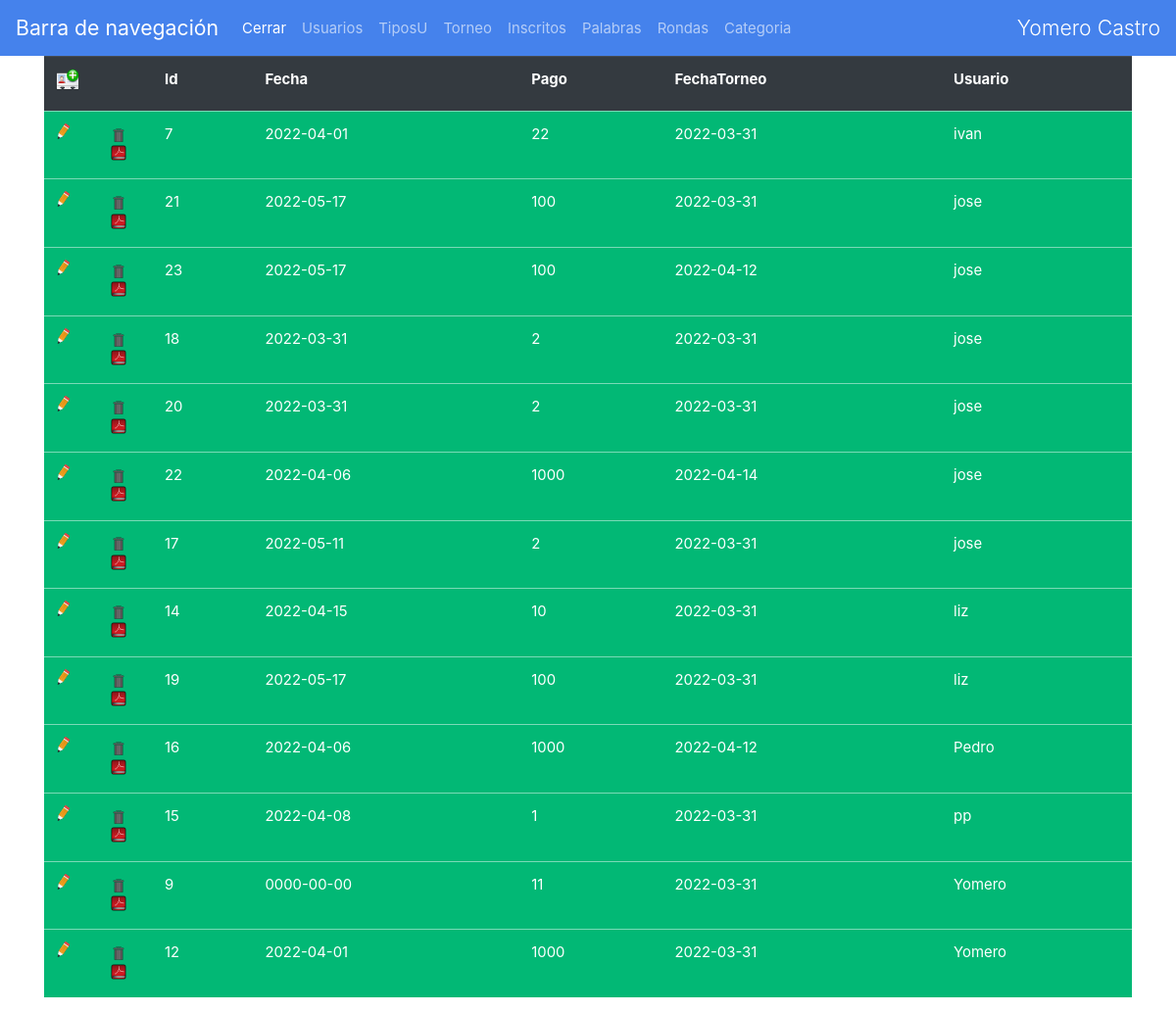
/admin/Inscritos.php (signed in), run on the app's committed database.
### tables this page shows
CREATE TABLE `inscritos` (
  `Id` int(11) NOT NULL,
  `Fecha` date NOT NULL,
  `Pago` int(11) NOT NULL,
  `IdUsuario` int(11) NOT NULL,
  `IdTorneo` int(11) NOT NULL,
  `Factura` int(11) NOT NULL
);

CREATE TABLE `torneo` (
  `Id` int(11) NOT NULL,
  `FechaLimite` date NOT NULL,
  `Fecha` date NOT NULL,
  `Costo` float NOT NULL,
  `TiemRonda` int(11) NOT NULL,
  `Premio` float NOT NULL,
  `HoraInicio` time NOT NULL,
  `NumeRondasMaximas` int(11) NOT NULL,
  `PuntosMeta` int(11) NOT NULL
);

CREATE TABLE `usuario` (
  `Id` int(11) NOT NULL,
  `Email` char(80) NOT NULL,
  `Nombre` char(30) NOT NULL,
  `Apellido` char(30) NOT NULL,
  `Genero` char(1) NOT NULL,
  `Foto` char(4) NOT NULL,
  `Clave` char(44) NOT NULL,
  `FechaUltiAcceso` datetime NOT NULL,
  `IdTipo` int(11) NOT NULL
);

### class/classBD.php (the view, shortened to what this page needs)
<?
class baseDatos
{
    var $conexion;
    var $bloque;
    var $numeRegistros;
    function conecta()
    {
        $this->conexion=mysqli_connect("localhost","userBasta","12345","basta");
    }
    function consulta($query)
    {
        $this->bloque= mysqli_query($this->conexion,$query);
        if (strpos(strtoupper($query),"SELECT")!==false) {
            $this->numeRegistros=mysqli_num_rows($this->bloque);
        }
        else {
           $this->numeRegistros=0;
        }
        return $this->bloque;
    }
    function despTabla($query,$control,$pColor="")
    {
        $this->consulta($query);
        $html='<div class="container" ><table class="table table-hover '.$pColor.'">';
        $html.='<tr class="table-dark"> ';
        $html.= '<td colspan="2">
   <form method= "post" action="'.$control.'" >
   <input type="hidden" name="tipo" value="new"/>
   <input type="image" src="../imagenes/add.png"/ >
</form>
   </td>';
        for ($i=0; $i < mysqli_num_fields($this->bloque); $i++) {
            $campo=mysqli_fetch_field_direct($this->bloque,$i);
            $html.='<th>'.$campo->name.'</th>';
        }
            $html.='</tr >';
        for ($i=0; $i < $this->numeRegistros;  $i++) {
           $registro=mysqli_fetch_array($this->bloque);
           $html.='<tr class="">';
           $html.= '<td width="5%">
           <form method= "post" action="'.$control.'">
           <input type="hidden" name="Id" value="'.$registro['Id'].'">
           <input type="hidden" name="tipo" value="edit">
           <input type="image" src="../imagenes/editar.png">
           </form>
           </td>';
           $html.= '<td width="5%">
           <form method= "post" id="formDelete'.$registro['Id'].'" action="'.$control.'">
           <input type="hidden" name="Id" value="'.$registro['Id'].'">
           <input type="hidden" name="tipo" value="delete">
           <img  src="../imagenes/delete.png" alt="" onclick="confirma('.$registro['Id'].',\''.$registro['Id'].'\')" />
           </form>
           ';
           if ($control=='Inscritos.php') {
            $html.= '
            <form method= "post" action="facturar.php" target="_blank" >
            <input type="hidden" name="Id" value="'.$registro['Id'].'">
            <input type="image" src="../imagenes/pdf.png" )">
            </form>
            ';
           }
           for ($c=0; $c < count($registro)/2; $c++) {
            $html.='<td>'.$registro[$c].'</td>';
           }
           $html.='</tr>';
        }
        return $html.'</table> </div>';
    }
}
?>

### admin/cabecera.php (shortened to what this page needs)
<!DOCTYPE html>
<html lang="en">
<head>
    <link rel="stylesheet" href="../css/bootstrap.css?v=1.0">
    <link rel="stylesheet" href="../css/jquery-confirm.css">
</head>
<body>
<nav class="navbar navbar-expand-lg navbar-dark bg-primary">
        <a class="navbar-brand" href="../index.php">Barra de navegación</a>
        <div class="collapse navbar-collapse" id="navbarColor01">
        <ul class="navbar-nav mr-auto">
        <li class="nav-item active">
          <a class="nav-link" href="../index.php">Cerrar </a>
        </li>
        <li class="nav-item">
          <a class="nav-link" href="./usuario.php">Usuarios</a>
        </li>
        <li class="nav-item">
          <a class="nav-link" href="./tipoUsuario.php">TiposU</a>
        </li>
        <li class="nav-item">
          <a class="nav-link" href="./Torneo.php">Torneo</a>
        </li>
        <li class="nav-item">
          <a class="nav-link" href="./Inscritos.php">Inscritos</a>
        </li>
        <li class="nav-item">
          <a class="nav-link" href="./Palabras.php">Palabras</a>
        </li>
        <li class="nav-item">
          <a class="nav-link" href="./Rondas.php">Rondas</a>
        </li>
        <li class="nav-item">
          <a class="nav-link" href="./Categoria.php">Categoria</a>
        </li>
      </ul>
        <span class=" text-white lead"><?php echo $_SESSION['nombre']; ?></span>
        </div>
      </nav>

### admin/Inscritos.php (shortened to what this page needs)
<?php
include "./cabecera.php";
include "../class/classBD.php";
class Usuario extends baseDatos{
    function accion($tipo)
    {
        switch ($tipo) {
            case 'listar':
                   echo $this->despTabla("Select i.Id, i.Fecha, Pago, t.Fecha as FechaTorneo, u.Nombre as Usuario  from inscritos i join Usuario u on i.IdUsuario=u.Id join Torneo t on t.Id=i.IdTorneo order by Nombre ","Inscritos.php","table-success");
                break;
        }
    }
}
$oUser = new Usuario();
if (isset($_POST['tipo'])) {
   $oUser->accion($_POST['tipo']);
}
else {
    $oUser->accion('listar');
}
include "./footer.php";
?>

### admin/footer.php
</body>
</html>

### data on the page
inscritos: Id "7", Fecha "2022-04-01", Pago "22", IdTorneo.Fecha "2022-03-31", IdUsuario.Nombre "ivan"
inscritos: Id "21", Fecha "2022-05-17", Pago "100", IdTorneo.Fecha "2022-03-31", IdUsuario.Nombre "jose"
inscritos: Id "23", Fecha "2022-05-17", Pago "100", IdTorneo.Fecha "2022-04-12", IdUsuario.Nombre "jose"
inscritos: Id "18", Fecha "2022-03-31", Pago "2", IdTorneo.Fecha "2022-03-31", IdUsuario.Nombre "jose"
inscritos: Id "20", Fecha "2022-03-31", Pago "2", IdTorneo.Fecha "2022-03-31", IdUsuario.Nombre "jose"
inscritos: Id "22", Fecha "2022-04-06", Pago "1000", IdTorneo.Fecha "2022-04-14", IdUsuario.Nombre "jose"
inscritos: Id "17", Fecha "2022-05-11", Pago "2", IdTorneo.Fecha "2022-03-31", IdUsuario.Nombre "jose"
inscritos: Id "14", Fecha "2022-04-15", Pago "10", IdTorneo.Fecha "2022-03-31", IdUsuario.Nombre "liz"
inscritos: Id "19", Fecha "2022-05-17", Pago "100", IdTorneo.Fecha "2022-03-31", IdUsuario.Nombre "liz"
inscritos: Id "16", Fecha "2022-04-06", Pago "1000", IdTorneo.Fecha "2022-04-12", IdUsuario.Nombre "Pedro"
inscritos: Id "15", Fecha "2022-04-08", Pago "1", IdTorneo.Fecha "2022-03-31", IdUsuario.Nombre "pp"
inscritos: Id "9", Fecha "0000-00-00", Pago "11", IdTorneo.Fecha "2022-03-31", IdUsuario.Nombre "Yomero"
inscritos: Id "12", Fecha "2022-04-01", Pago "1000", IdTorneo.Fecha "2022-03-31", IdUsuario.Nombre "Yomero"

### other printed values
$_SESSION['nombre'] "Yomero Castro"
$campo->name "Id"
$campo->name "Fecha"
$campo->name "Pago"
$campo->name "FechaTorneo"
$campo->name "Usuario"
